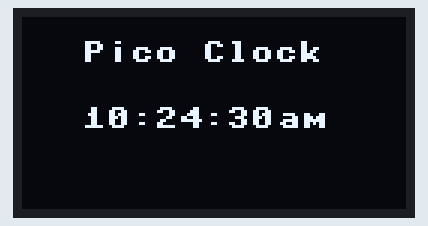
Bench run of a program on a simulated Raspberry Pi Pico running MicroPython. On the bench: 128×64 one-colour display. The clock reads 2024-03-15 10:24:30 at power-on unless the program sets it; what the program prints to the serial console is not drawn.

Above: at 0.1 s.
At 4.1 s:
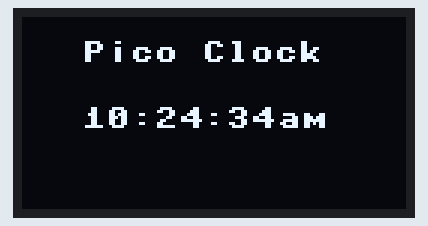
At 7.1 s:
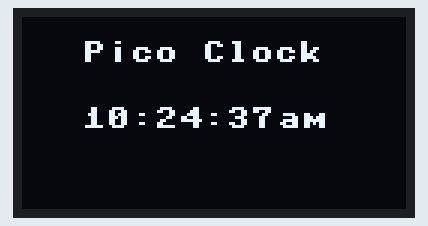
At 18.1 s:
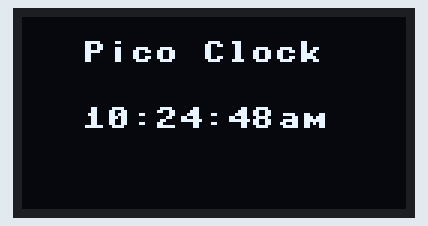
At 28.1 s:
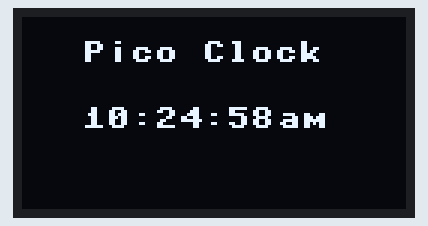
At 38.1 s:
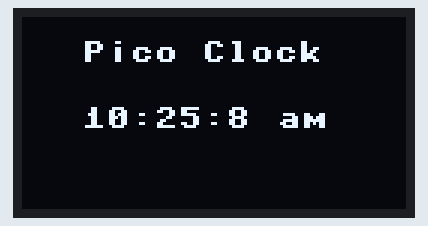

Measured:
- what the display in image 1 shows lasts 1.0 s, from 4.0 s to 5.0 s

The program:

pico_clock.py
```python
from machine import Pin, I2C
from ssd1306 import SSD1306_I2C
from machine import RTC

#Initialize I2C and OLED
i2c = I2C(0, sda=Pin(0), scl=Pin(1), freq=400000)
oled = SSD1306_I2C(128, 64, i2c)

while True:

    #Initialize RTC
    rtc = RTC()
    time = rtc.datetime()[4:7]

    print("Time: ", ':'.join(str(x) for x in time))

    oled.fill(0)
    oled.text("Pico Clock ", 20, 8)
    oled.text(':'.join(str(x) for x in time), 20, 30)
    oled.text("am", 85, 30)
    oled.show()
```
